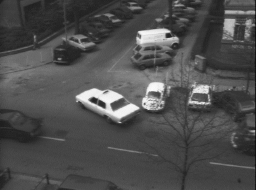
#> input picture oflow/taxi1.pgm, 256 x 190 px
$ python lucasKanade.py
#> lines starting #> are read from the running program, lines starting #| are printed output that depends on the picture; after the words box and inside, x2 and y2 are one past the last pixel; in counts of white or black regions, pixels touching at a corner belong together
#> further down, img1 is the input picture: shape (190, 256); min 14, max 251, mean 78.3
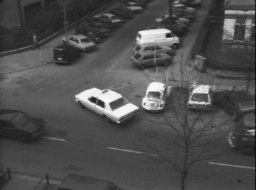
#> input picture oflow/taxi2.pgm, 256 x 190 px
#> further down, img2 is the input picture: shape (190, 256); min 16, max 251, mean 78.5
import cv2
import numpy as np
from matplotlib import pyplot as plt


def display_img(img, name):
    plt.figure()
    plt.imshow(img, cmap='gray', interpolation='bicubic')
    plt.title(name)


def get_derivatives(img1, img2):
    """Getting the derivatives fx, fy ,ft."""

    kernel = 0.25 * np.array(([-1, 1], [-1, 1]))
    kernel2 = 0.25 * np.array(([-1, -1], [1, 1]))
    kernel = np.fliplr(kernel)

    fx = cv2.filter2D(img1, -1, kernel) + cv2.filter2D(img2, -1, kernel)
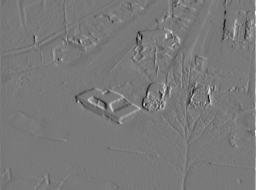
#> fx: shape (190, 256) float32; min -100, max 110.2, mean 0.1; drawn with min black and max white
    fy = cv2.filter2D(img1, -1, kernel2) + cv2.filter2D(img2, -1, kernel2)
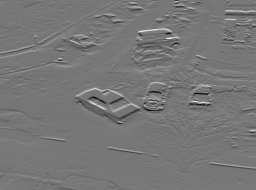
#> fy: shape (190, 256) float32; min -125.2, max 143, mean 0.1; drawn with min black and max white
    ft = cv2.filter2D(img1, -1, 0.25 * np.ones((2, 2))) + \
        cv2.filter2D(img2, -1, -0.25 * np.ones((2, 2)))
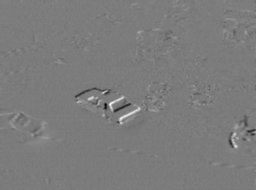
#> ft: shape (190, 256) float32; min -82, max 85.75, mean -0.2; drawn with min black and max white

    return (fx, fy, ft)


def lucas_kanade(img1, img2,window):
    """Lucase Kanade algorithm without pyramids.

    Implemented with convolution"""

    fx, fy, ft = get_derivatives(img1, img2)

    denom = cv2.filter2D(fx**2, -1, window)*cv2.filter2D(fy**2, -1, window) - \
        cv2.filter2D((fx*fy), -1, window)**2
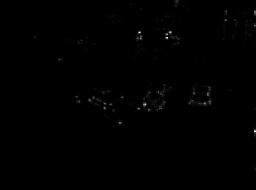
#> denom: shape (190, 256) float32; min 0, max 587750656, mean 1854370; drawn with min black and max white
    denom[denom == 0] = np.inf
#> denom: shape (190, 256) float32; under 0.01% of pixels changed, all inside (x1, y1, x2, y2) = (0, 12, 1, 13)

    u = (-cv2.filter2D(fy**2, -1, window)*cv2.filter2D(fx*ft, -1, window) +
         cv2.filter2D(fx*fy, -1, window)*cv2.filter2D(fy*ft, -1, window)) / \
        denom
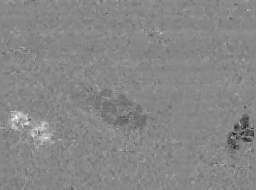
#> u: shape (190, 256) float32; min -6.77, max 5.93, mean -0.0156; drawn with min black and max white
    v = (cv2.filter2D(fx*ft, -1, window)*cv2.filter2D(fx*fy, -1, window) -
         cv2.filter2D(fx**2, -1, window)*cv2.filter2D(fy*ft, -1, window)) / \
        denom
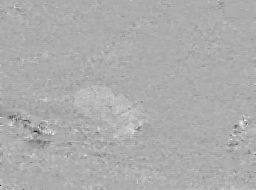
#> v: shape (190, 256) float32; min -6.64, max 3.17, mean 0.0102; drawn with min black and max white

    return (u, v)

# Reading the image
img1 = cv2.imread('oflow/taxi1.pgm', cv2.IMREAD_GRAYSCALE)
img2 = cv2.imread('oflow/taxi2.pgm', cv2.IMREAD_GRAYSCALE)

# Convert the image to floating point for calculations
img1 = np.float32(img1)
img2 = np.float32(img2)

# Calculate optical flow using two different algorithms
u, v = lucas_kanade(img1, img2, np.ones((3, 3)))
#> (the run stopped early here; a loop or call above may not have finished)
